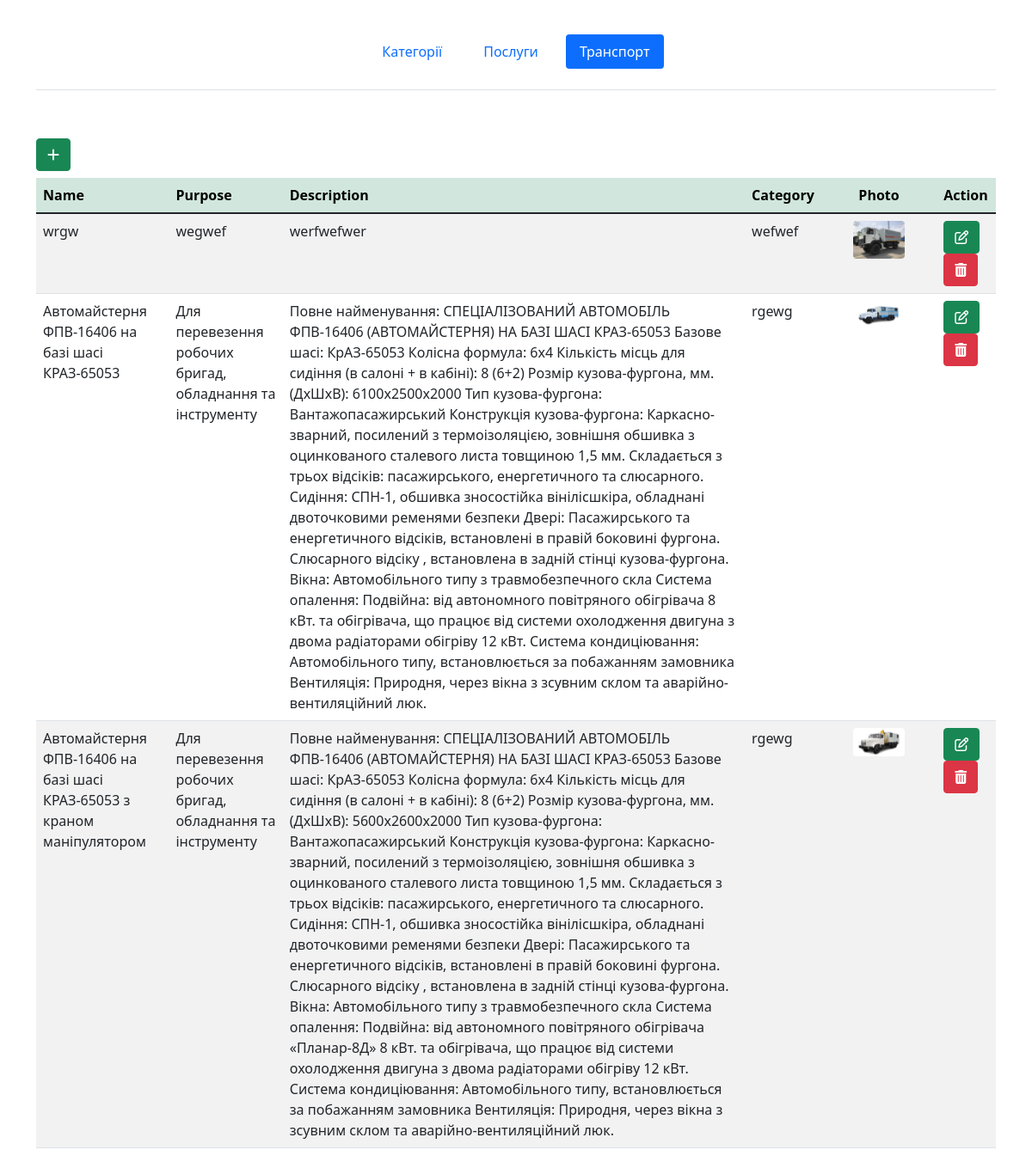
The page /transport-admin/transport.php on the database its author committed.
### tables this page shows
CREATE TABLE `vehicle` (
  `id` int NOT NULL,
  `Name` text NOT NULL,
  `Purpose` text NOT NULL,
  `Description` text NOT NULL,
  `IdPhoto` int NOT NULL,
  `IdCategory` int NOT NULL
);

CREATE TABLE `category` (
  `id` int NOT NULL,
  `Name` text NOT NULL,
  `Description` text NOT NULL,
  `Photo` int NOT NULL
);

CREATE TABLE `photos` (
  `id` int NOT NULL,
  `photo` text NOT NULL
);

### transport-admin/transport_functions.php (called while the page is built, shortened)
<?php
include 'db.php';
$sql = $pdo->prepare("SELECT vehicle.id, vehicle.Name, Purpose, vehicle.Description, photos.photo, category.Name as Category FROM vehicle INNER JOIN photos ON vehicle.IdPhoto = photos.id INNER JOIN category ON vehicle.IdCategory = category.id");
$sql->execute();
$result = $sql->fetchAll(PDO::FETCH_OBJ);

### transport-admin/transport.php (the view, shortened to what this page needs)
<?php include 'transport_functions.php'; ?>
<!doctype html>
<html lang="en">
<head>
  <link href="https://cdn.jsdelivr.net/npm/bootstrap@5.1.3/dist/css/bootstrap.min.css" rel="stylesheet">
</head>
<body>
  <div class="container mb-5">
    <header class="d-flex flex-wrap justify-content-around py-3 border-bottom">
      <ul class="nav d-flex nav-pills flex-wrap justify-content-between mt-3">
        <li class="nav-item"><a href="/" class="nav-link m-2" aria-current="page">Категорії</a></li>
        <li class="nav-item"><a href="./service.php" class="nav-link m-2">Послуги</a></li>
        <li class="nav-item"><a href="./transport.php" class="nav-link m-2 active">Транспорт</a></li>
      </ul>
    </header>
  </div>
  <div class="container">
    <div class="row">
      <div class="col-12">
        <button class="btn btn-success mt-2" data-bs-toggle="modal" data-bs-target="#create">
          <i class="fa fa-plus"></i>
        </button>
        <table class="table table-striped table-hover mt-2">
          <thead class="table-success">
            <th>Name</th>
            <th>Purpose</th>
            <th>Description</th>
            <th class='text-center'>Category</th>
            <th class='text-center'>Photo</th>
            <th>Action</th>
          </thead>
          <tbody>
            <?php foreach ($result as $res) { ?>
              <tr>
                <td><?php echo $res->Name; ?></td>
                <td><?php echo $res->Purpose; ?></td>
                <td><?php echo $res->Description; ?></td>
                <td class='ml-5'><?php echo $res->Category; ?></td>
                <td><img src='./img/transport/<?php echo $res->photo; ?>' class="rounded mx-auto d-block w-50"></td>
                <td class='block'>
                  <a href="?id=<?php echo $res->id; ?>" class="btn btn-success" data-bs-toggle="modal" data-bs-target="#edit<?php echo $res->id; ?>">
                    <i class="fa fa-edit"></i>
                  </a>
                  <a href="" class="btn btn-danger" data-bs-toggle="modal" data-bs-target="#delete<?php echo $res->id; ?>">
                    <i class="fa fa-trash"></i>
                  </a>
                </td>
              </tr>
            <?php } ?>
          </tbody>
        </table>
      </div>
    </div>
  </div>
</body>
</html>

### rows shown on the page
vehicle: Name "wrgw", Purpose "wegwef", Description "werfwefwer", IdCategory.Name "wefwef", IdPhoto.photo (picture)
vehicle: Name "Автомайстерня ФПВ-16406 на базі шасі КРАЗ-65053", Purpose "Для перевезення робочих бригад, обладнання та інструменту", Description "Повне найменування: СПЕЦІАЛІЗОВАНИЙ АВТОМОБІЛЬ ФПВ-16406 (АВТОМАЙСТЕРНЯ) НА БАЗІ ШАСІ КРАЗ-65053 Базове шасі: КрАЗ-65053 Колісна формула: 6х4 Кількість місць для сидіння (в салоні + в кабіні): 8 (6+2) Розмір кузова-фургона, мм. (ДхШхВ): 6100х2500х2000 Тип кузова-фургона: Вантажопасажирський Конструкція кузова-фургона: Каркасно-зварний, посилений з термоізоляцією, зовнішня обшивка з оцинкованого сталевого листа товщиною 1,5 мм. Складається з трьох відсіків: пасажирського, енергетичного та слюсарного. Сидіння: СПН-1, обшивка зносостійка вінілісшкіра, обладнані двоточковими ременями безпеки Двері: Пасажирського та енергетичного відсіків, встановлені в правій боковині фургона. Слюсарного…", IdCategory.Name "rgewg", IdPhoto.photo (picture)
vehicle: Name "Автомайстерня ФПВ-16406 на базі шасі КРАЗ-65053 з краном маніпулятором", Purpose "Для перевезення робочих бригад, обладнання та інструменту", Description "Повне найменування: СПЕЦІАЛІЗОВАНИЙ АВТОМОБІЛЬ ФПВ-16406 (АВТОМАЙСТЕРНЯ) НА БАЗІ ШАСІ КРАЗ-65053 Базове шасі: КрАЗ-65053 Колісна формула: 6х4 Кількість місць для сидіння (в салоні + в кабіні): 8 (6+2) Розмір кузова-фургона, мм. (ДхШхВ): 5600х2600х2000 Тип кузова-фургона: Вантажопасажирський Конструкція кузова-фургона: Каркасно-зварний, посилений з термоізоляцією, зовнішня обшивка з оцинкованого сталевого листа товщиною 1,5 мм. Складається з трьох відсіків: пасажирського, енергетичного та слюсарного. Сидіння: СПН-1, обшивка зносостійка вінілісшкіра, обладнані двоточковими ременями безпеки Двері: Пасажирського та енергетичного відсіків, встановлені в правій боковині фургона. Слюсарного…", IdCategory.Name "rgewg", IdPhoto.photo (picture)
